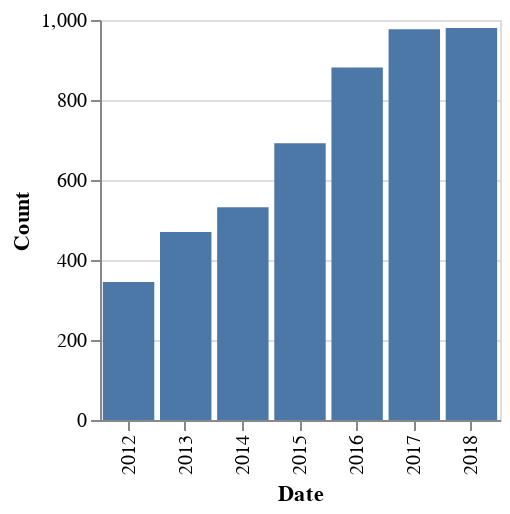

Here is the notebook cell this chart was saved with:
### Code cell
Dataframe |>
@vlplot(
    :bar,
    x=:Date,
    y=:Count,
    width=200,
    height=200
)

### Figure 1 — Vega-Lite specification as saved in the notebook (floating-point values rounded to 4 significant figures)
{"data": {"values": [{"Count": 470, "Date": "2013"}, {"Count": 881, "Date": "2016"}, {"Count": 532, "Date": "2014"}, {"Count": 345, "Date": "2012"}, {"Count": 692, "Date": "2015"}, {"Count": 977, "Date": "2017"}, {"Count": 980, "Date": "2018"}]}, "encoding": {"x": {"field": "Date", "type": "nominal"}, "y": {"field": "Count", "type": "quantitative"}}, "height": 200, "mark": "bar", "width": 200}
